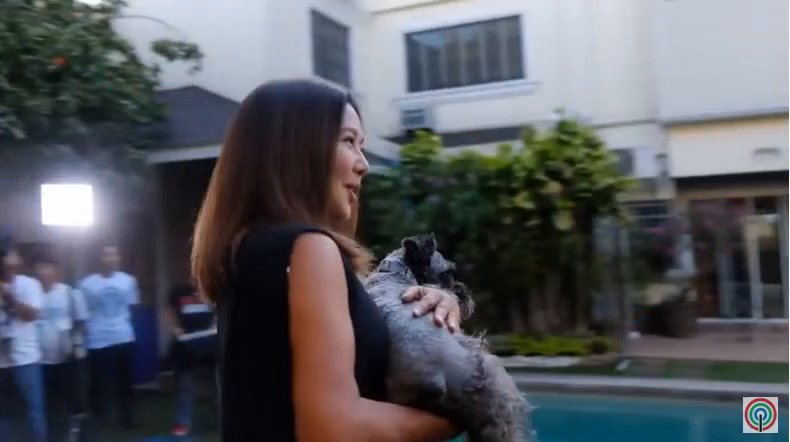
#> input picture frame 8 of TD2/Dossiers/Plan_type/Rotation_1.mp4, 790 x 442 px, given in place of Extrait4-Entracte-Poursuite_Corbillard(358p).m4v, which was not available
$ python Q1_mono.py   (older library calls are emulated)
#> lines starting #> are read from the running program, lines starting #| are printed output that depends on the picture; pictures that were not available may be replaced by others from this repository, and a replacement may not be noted
### TD2/Dossiers/Q1_functions.py
import cv2
from skimage.feature import hog
from numpy import shape
import numpy as np
from skimage import measure
import matplotlib.pyplot as plt

def apply_hog(image, number_ori):
	fd, hog_image = hog(image, orientations=number_ori, pixels_per_cell=(16, 16),
						cells_per_block=(1, 1), visualize=True)#, multichannel=True)
	number_histograms = (int(shape(image)[0]/16)*int(shape(image)[1]/16))
	teste = np.reshape(np.array(fd), (number_histograms, number_ori))
	histogram_hog = np.sum(teste, axis=0)
	histogram_hog = np.reshape(histogram_hog, (number_ori))
	histogram_hog[:] = (histogram_hog[:]/np.max(histogram_hog))*256


	# Plot le histogramme noir et blanc
	plt.figure(num=11, figsize=(4, 4))
	plt.clf()
	plt.title('HOG Histogramme avec %i orientations' %number_ori)
	plt.xlabel("Orientation axis")
	plt.ylabel("Fréquence de détéction de la direction")
	bars = np.zeros(number_ori)
	y_pos = np.arange(len(bars))
	plt.bar(y_pos,np.array(histogram_hog))
	plt.draw()
	plt.pause(1e-3)
	return histogram_hog

def Calcule_BW_histogramme(capture):
	(grabbed, frame) = capture.read()
	bw_image = frame
	gray_hist = cv2.calcHist([frame], [0], None, [256], [0, 256])
	# Plot le histogramme noir et blanc
	plt.figure(num=10)
	plt.clf()
	plt.title("Grayscale Histogram")
	plt.xlabel("Grayscale value")
	plt.ylabel("Quantité de pixels")
	plt.xlim([0, 256])
	plt.plot(gray_hist, 'black', linewidth = 0.5)
	plt.draw()
	plt.pause(1e-3)
	return gray_hist

# [24 lines left out: functions eqm_images, compare_images, plot_comparaison, not called in this run]

def plot_hist2D(bwHog_hist, number_ori):
	## Histogramme avec la probabilité jointe
	plt.figure(num='Histogramme 2D')
	plt.clf()
	plt.imshow(bwHog_hist,interpolation = 'nearest', aspect='auto')
	plt.title("Hisogramme 2D - Combinaison")
	plt.ylim([0, number_ori-1])
	plt.xlabel("Histogramme en échelle de gris")
	plt.ylabel("HOG")
	plt.colorbar()
	plt.draw();


### TD2/Dossiers/Q1_mono.py
import cv2
import matplotlib.pyplot as plt
import numpy as np
from Q1_functions import *
from time import sleep

## Lecture du video a paritr d'un fichier
capture = cv2.VideoCapture("TP2_Videos/Extrait4-Entracte-Poursuite_Corbillard(358p).m4v")
## Lecture de la camera
# ~ capture = cv2.VideoCapture(0)


## Prendre l'image actuel e l'image suivante
(ret, frameN) = capture.read() # Passe à  l'image suivante
#> frameN is the input picture: shape (442, 790, 3); mean B, G, R 95.5, 89.4, 86.9
(ret, frameN_moins1) = capture.read()
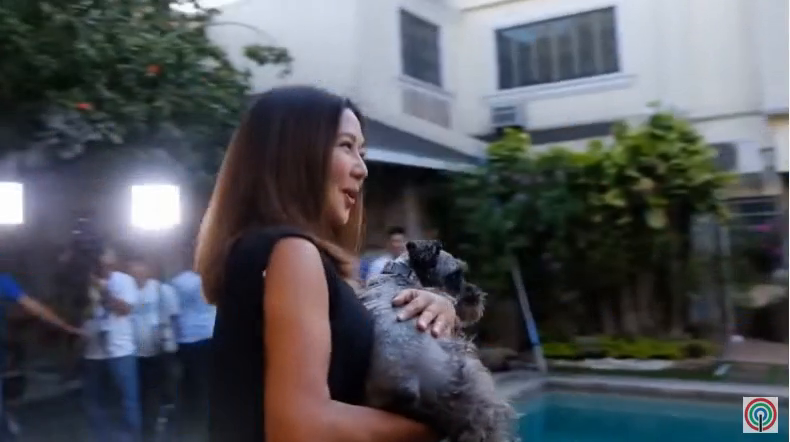
#> input picture frame 9 of TD2/Dossiers/Plan_type/Rotation_1.mp4, 790 x 442 px, given in place of Extrait4-Entracte-Poursuite_Corbillard(358p).m4v, which was not available
#> frameN_moins1 is the input picture: shape (442, 790, 3); mean B, G, R 90.4, 84.7, 81.8

## Conversion de l'image BW-3channels en image BW 1 channel
frameN = cv2.cvtColor(frameN, cv2.COLOR_BGR2GRAY)
#> frameN: shape (442, 790)
frameN_moins1 = cv2.cvtColor(frameN_moins1, cv2.COLOR_BGR2GRAY)
#> frameN_moins1: shape (442, 790)

## Initialise les variables auxiliares
## Programme counter
count_hist = 0

## Quantité de orientations pour le HOG
number_ori = 12

## Listes pour le plot
sim_bwHist = []
sim_Hog = []
sim_bwHog = []
sim_bwHist4 = []

## Histogrammes pour la comparaison
bw_hist = np.reshape(np.array(Calcule_BW_histogramme(capture)), (1,256))
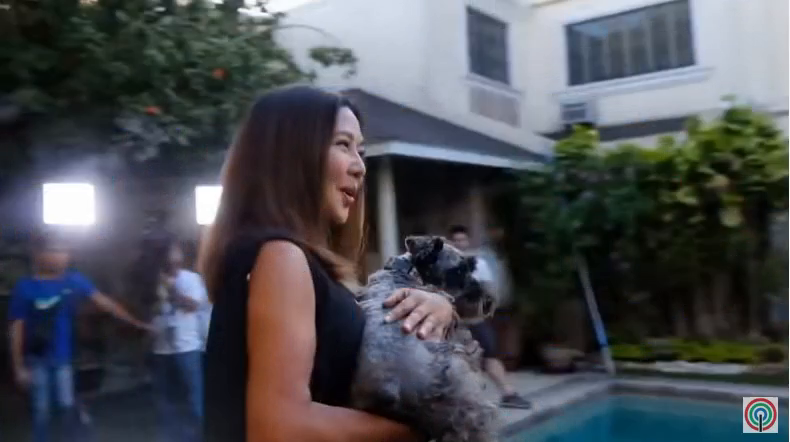
#> input picture frame 10 of TD2/Dossiers/Plan_type/Rotation_1.mp4, 790 x 442 px, given in place of Extrait4-Entracte-Poursuite_Corbillard(358p).m4v, which was not available
#> in Calcule_BW_histogramme, frame is the input picture: shape (442, 790, 3); mean B, G, R 82.5, 77.1, 74.6
#> in Calcule_BW_histogramme, `gray_hist = cv2.calcHist([frame], [0], None, [256], [0, 256])`: gray_hist = 256 values, max 4058 at index 19, min 41 at index 244, mean 1364
hog_hist = np.reshape(apply_hog(frameN, number_ori), (number_ori,1))
#> in apply_hog, `fd, hog_image = hog(image, orientations=number_ori, pixels_per_cell=(1..`:
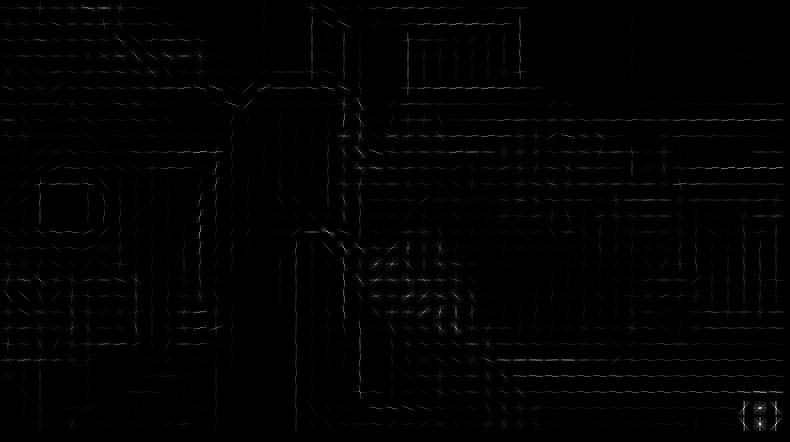
#> hog_image: shape (442, 790) float64; min 0, max 46.23, mean 0.4; drawn with min black and max white
#> in apply_hog, `fd, hog_image = hog(image, orientations=number_ori, pixels_per_cell=(1..`: fd = 15876 values, max 1 at index 552, min 0 at index 110, mean 0.222
#> in apply_hog, `histogram_hog = np.sum(teste, axis=0)`: histogram_hog = [430.4, 242.1, 149.7, 305.4, 273.5, 296.3, 525.3, 280.1, 190.7, 337.4, 268, 228.1]
#> hog_hist = [209.8, 118, 72.94, 148.8, 133.3, 144.4, 256, 136.5, 92.92, 164.5, 130.6, 111.2]
bwHog_hist = np.zeros_like(np.dot(hog_hist,bw_hist))
hog_hist = np.reshape(hog_hist, (1,number_ori))

while True:
	if not ret:
		break

	### Affiche le video
	cv2.namedWindow('Video en échelle de gris')
	cv2.moveWindow('Video en échelle de gris', 500,0)
	cv2.imshow('Video en échelle de gris', frameN_moins1)

	### Calcule le histogramme de l'image en échelle de gris
	bw_hist_old = bw_hist
	bw_hist = np.reshape(np.array(Calcule_BW_histogramme(capture)), (1,256))
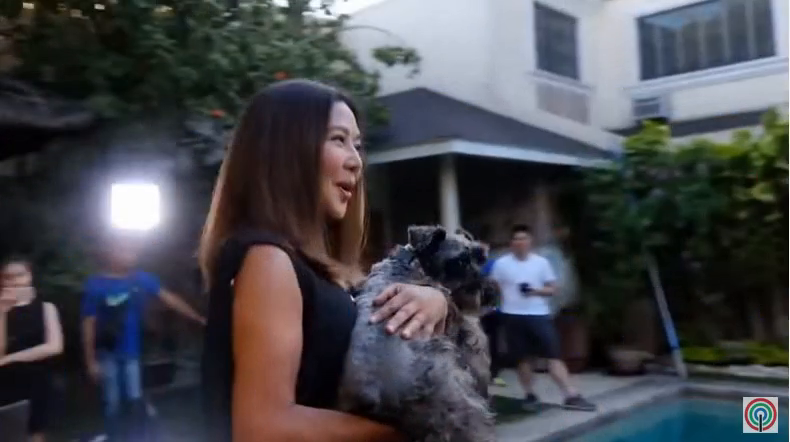
#> input picture frame 11 of TD2/Dossiers/Plan_type/Rotation_1.mp4, 790 x 442 px, given in place of Extrait4-Entracte-Poursuite_Corbillard(358p).m4v, which was not available
#> in Calcule_BW_histogramme, frame is the input picture: shape (442, 790, 3); mean B, G, R 75.7, 70.2, 69.2
#> in Calcule_BW_histogramme (call 2), `gray_hist = cv2.calcHist([frame], [0], None, [256], [0, 256])`: gray_hist = 256 values, max 5608 at index 10, min 63 at index 248, mean 1364
#> in Calcule_BW_histogramme (call 2), `plt.pause(1e-3)`:
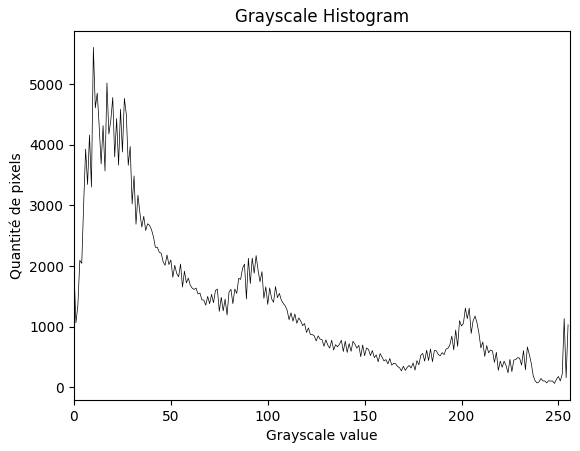
#> figure drawn by matplotlib, 1 panel; curve peaks at x = 10, y = 5608
	## Normalisation du histogramme BW
	bw_hist[:] = bw_hist[:]**0.5
	bw_hist[:] = (bw_hist[:]/np.max(bw_hist))

	### Calcule le HOG
	hog_hist_old = hog_hist
	hog_hist = apply_hog(frameN_moins1, number_ori)
#> call 2 of apply_hog, with number_ori = 12
#> in apply_hog (call 2), `fd, hog_image = hog(image, orientations=number_ori, pixels_per_cell=(1..`: fd = 15876 values, max 0.98 at index 1728, min 0 at index 142, mean 0.232
#> in apply_hog (call 2), `histogram_hog = np.sum(teste, axis=0)`: histogram_hog = [423.8, 259.2, 168.8, 339.5, 300, 291, 496.2, 329.4, 226.3, 351.7, 277.2, 226]
#> in apply_hog (call 2), `plt.pause(1e-3)`:
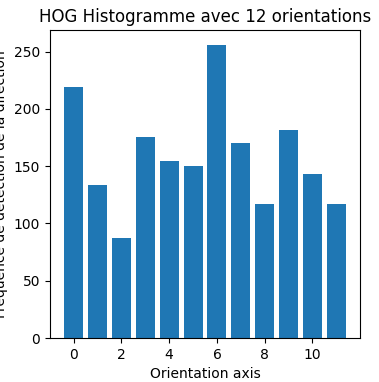
#> figure drawn by matplotlib, 1 panel; tallest bar 256 high, from x = 5.6 to 6.4
#> hog_hist = [218.6, 133.7, 87.07, 175.1, 154.8, 150.1, 256, 169.9, 116.7, 181.4, 143, 116.6]
	## Normalisation du HOG
	hog_hist[:] = hog_hist[:]**0.5
	hog_hist[:] = (hog_hist[:]/np.max(hog_hist))


	hog_hist = np.reshape(hog_hist, (number_ori,1))
#> hog_hist = [0.924, 0.723, 0.583, 0.827, 0.778, 0.766, 1, 0.815, 0.675, 0.842, 0.747, 0.675]
	### Calcule le Histogramme2D comme une combinaison entre le histogramme de l'image en échelle de gris et le HOG
	bwHog_hist_old = bwHog_hist
	bwHog_hist = np.dot(hog_hist,bw_hist)
	## Normalisation du HOG
	bwHog_hist[:] = bwHog_hist[:]**0.5
	bwHog_hist[:] = (bwHog_hist[:]/np.max(bwHog_hist))
	## Plot Histogramme 2D
	plot_hist2D(bwHog_hist, number_ori)

	hog_hist = np.reshape(hog_hist, (1,number_ori))


	## Initialisation des variables pour vérifiér la similarité
	sim_bwHist_norm = 0
	sim_Hog_norm = 0
	sim_bwHog_norm = 0

	if (count_hist!=0):
		## Calcule la similarité entre les mesure pour l'image N e l'image N-1
		bw_comp = np.corrcoef(bw_hist, bw_hist_old)[0,1]
		hog_hist_comp = np.corrcoef(hog_hist_old, hog_hist)[0,1]
		hist_comp = compare_images(bwHog_hist_old, bwHog_hist)

		## Ajoute les calculs de similarité dedans listes pour ploter
		sim_bwHist.append(1-hog_hist_comp)
		sim_Hog.append(1-bw_comp)
		sim_bwHog.append(hist_comp)

		# Normalisation des listes
		sim_bwHist_norm = sim_bwHist/np.max(sim_bwHist)
		sim_Hog_norm = sim_Hog/np.max(sim_Hog)
		sim_bwHog_norm = sim_bwHog/np.max(sim_bwHog)

		## Plots le graphique de comparaison entre les images
		plot_comparaison(sim_bwHist_norm,sim_Hog_norm,sim_bwHog_norm,1)
	count_hist+=1

	##s Type "q" to quit
	if cv2.waitKey(1) & 0xFF == ord('q'):
#> (key q is pressed here)
		break

	frameN = frameN_moins1
	ret, frameN_moins1 = capture.read()
	frameN_moins1 = cv2.cvtColor(frameN_moins1, cv2.COLOR_BGR2GRAY)

sleep(5)
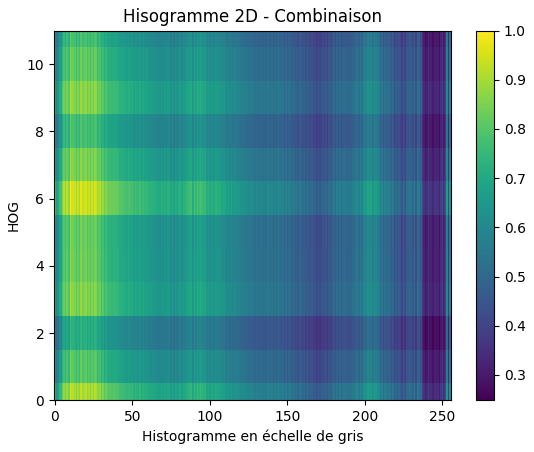
#> figure drawn by matplotlib, 2 panels

$ run again, starting later in the video
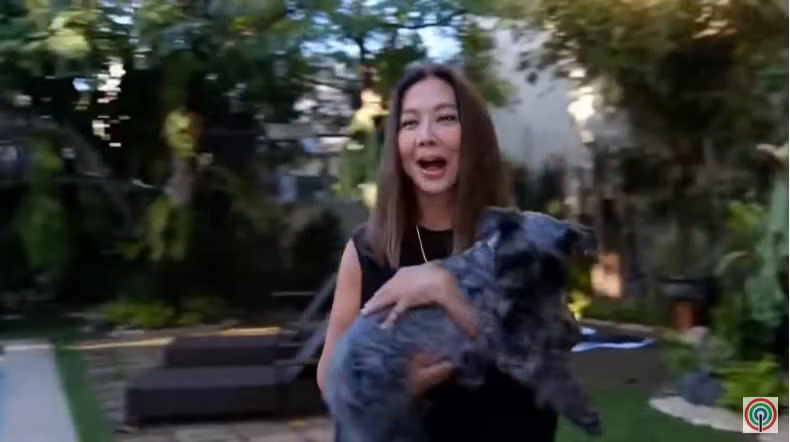
#> input picture frame 38 of TD2/Dossiers/Plan_type/Rotation_1.mp4, 790 x 442 px, given in place of Extrait4-Entracte-Poursuite_Corbillard(358p).m4v, which was not available
#> frameN is the input picture: shape (442, 790, 3); mean B, G, R 55.3, 58.5, 57.1
#> frameN: shape (442, 790)
#> frameN_moins1: shape (442, 790)
#> gray_hist = 256 values, max 9215 at index 6, min 124 at index 217, mean 1364
#> fd = 15876 values, max 0.922 at index 14838, min 0 at index 1043, mean 0.245
#> histogram_hog = [406.1, 281.8, 225.4, 370, 351.2, 347.6, 493.8, 326.7, 243.6, 343.9, 272.3, 220.2]
#> `hog_hist = np.reshape(apply_hog(frameN, number_ori), (number_ori,1))`: hog_hist = [210.5, 146.1, 116.9, 191.8, 182.1, 180.2, 256, 169.4, 126.3, 178.3, 141.2, 114.2]
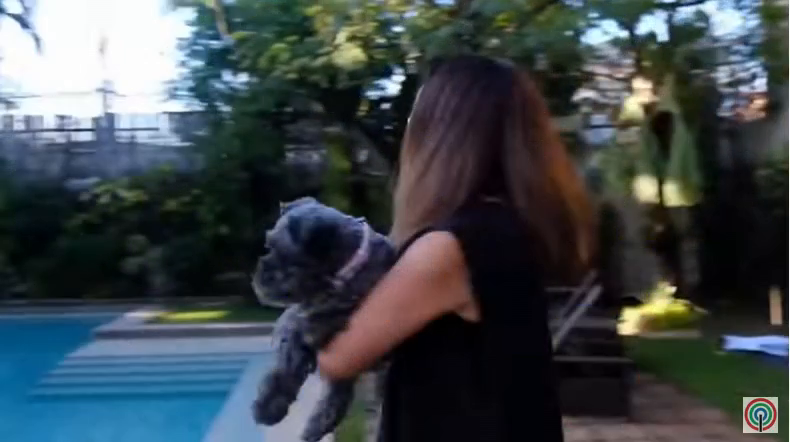
#> input picture frame 41 of TD2/Dossiers/Plan_type/Rotation_1.mp4, 790 x 442 px, given in place of Extrait4-Entracte-Poursuite_Corbillard(358p).m4v, which was not available
#> in Calcule_BW_histogramme, frame is the input picture: shape (442, 790, 3); mean B, G, R 75.8, 71.3, 62.6
#> gray_hist = 256 values, max 9019 at index 10, min 102 at index 217, mean 1364
#> `hog_hist = apply_hog(frameN_moins1, number_ori)`: hog_hist = [222.8, 144, 111.5, 197.3, 175.8, 166.9, 256, 162.7, 112, 182.7, 140.1, 108.1]
#> `hog_hist = np.reshape(hog_hist, (number_ori,1))`: hog_hist = [0.933, 0.75, 0.66, 0.878, 0.829, 0.807, 1, 0.797, 0.661, 0.845, 0.74, 0.65]
#> `sleep(5)`:
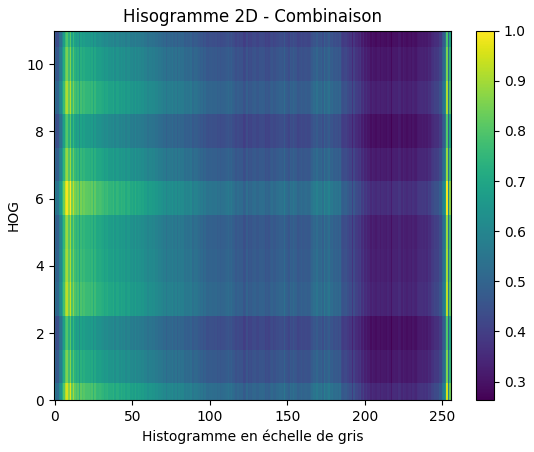
#> figure drawn by matplotlib, 2 panels

$ run again, starting later in the video
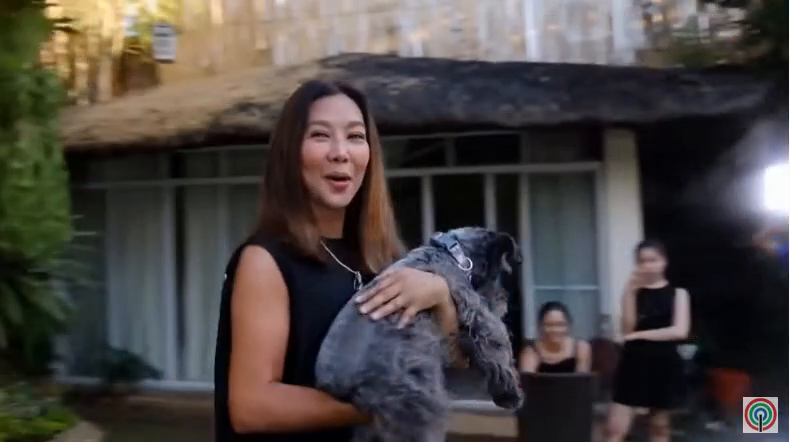
#> input picture frame 68 of TD2/Dossiers/Plan_type/Rotation_1.mp4, 790 x 442 px, given in place of Extrait4-Entracte-Poursuite_Corbillard(358p).m4v, which was not available
#> frameN is the input picture: shape (442, 790, 3); mean B, G, R 65.7, 67.9, 73.7
#> frameN: shape (442, 790)
#> frameN_moins1: shape (442, 790)
#> gray_hist = 256 values, max 7120 at index 0, min 1 at index 242, mean 1364
#> fd = 15876 values, max 1 at index 5226, min 0 at index 20, mean 0.229
#> histogram_hog = [456, 266, 176.1, 332.3, 302.9, 296.1, 475.4, 292.9, 189.8, 321.7, 268.1, 258.6]
#> `hog_hist = np.reshape(apply_hog(frameN, number_ori), (number_ori,1))`: hog_hist = [245.5, 143.3, 94.84, 178.9, 163.1, 159.5, 256, 157.7, 102.2, 173.2, 144.4, 139.2]
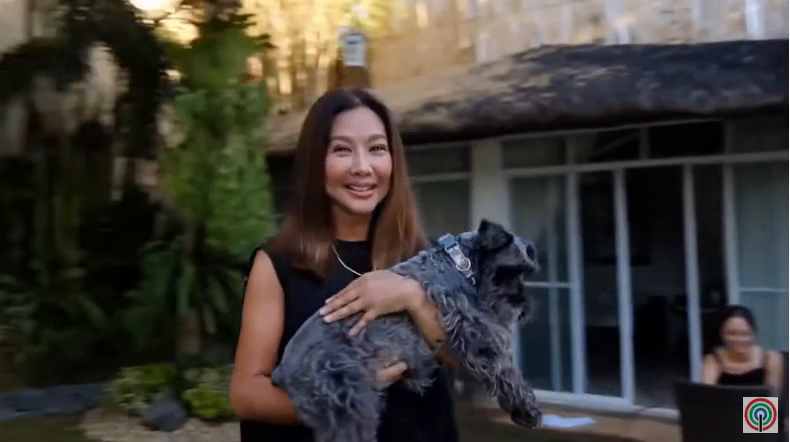
#> input picture frame 71 of TD2/Dossiers/Plan_type/Rotation_1.mp4, 790 x 442 px, given in place of Extrait4-Entracte-Poursuite_Corbillard(358p).m4v, which was not available
#> in Calcule_BW_histogramme, frame is the input picture: shape (442, 790, 3); mean B, G, R 54.7, 60, 63.8
#> gray_hist = 256 values, max 8985 at index 0, min 4 at index 247, mean 1364
#> `hog_hist = apply_hog(frameN_moins1, number_ori)`: hog_hist = [244.1, 143.9, 98.98, 178.9, 165.7, 166.2, 256, 157.5, 107.9, 174.9, 147.6, 144.6]
#> `hog_hist = np.reshape(hog_hist, (number_ori,1))`: hog_hist = [0.976, 0.75, 0.622, 0.836, 0.805, 0.806, 1, 0.784, 0.649, 0.827, 0.759, 0.752]
#> `sleep(5)`:
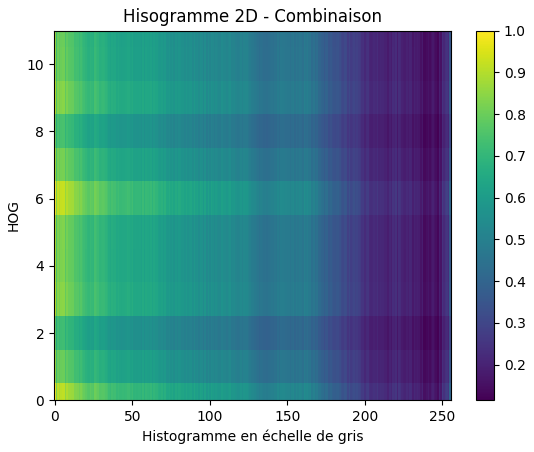
#> figure drawn by matplotlib, 2 panels
